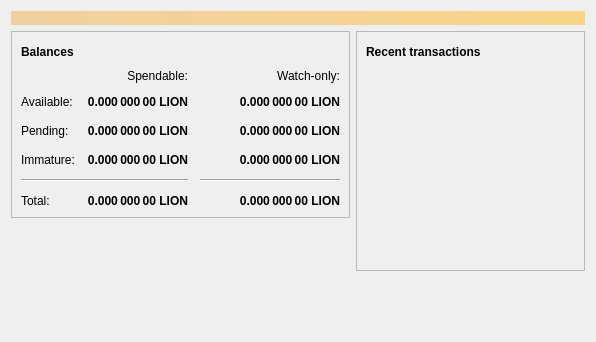
<?xml version="1.0" encoding="UTF-8"?>
<ui version="4.0">
 <class>OverviewPage</class>
 <widget class="QWidget" name="OverviewPage">
  <property name="geometry">
   <rect>
    <x>0</x>
    <y>0</y>
    <width>596</width>
    <height>342</height>
   </rect>
  </property>
  <property name="windowTitle">
   <string>Form</string>
  </property>
  <layout class="QVBoxLayout" name="topLayout">
   <item>
    <widget class="QLabel" name="labelAlerts">
     <property name="visible">
      <bool>false</bool>
     </property>
     <property name="styleSheet">
      <string notr="true">QLabel { background-color: qlineargradient(x1: 0, y1: 0, x2: 1, y2: 0, stop:0 #F0D0A0, stop:1 #F8D488); color:#000000; }</string>
     </property>
     <property name="wordWrap">
      <bool>true</bool>
     </property>
     <property name="margin">
      <number>3</number>
     </property>
     <property name="textInteractionFlags">
      <set>Qt::TextSelectableByMouse</set>
     </property>
    </widget>
   </item>
   <item>
    <layout class="QHBoxLayout" name="horizontalLayout" stretch="1,1">
     <item>
      <layout class="QVBoxLayout" name="verticalLayout_2">
       <item>
        <widget class="QFrame" name="frame">
         <property name="frameShape">
          <enum>QFrame::StyledPanel</enum>
         </property>
         <property name="frameShadow">
          <enum>QFrame::Raised</enum>
         </property>
         <layout class="QVBoxLayout" name="verticalLayout_4">
          <item>
           <layout class="QHBoxLayout" name="horizontalLayout_4">
            <item>
             <widget class="QLabel" name="label_5">
              <property name="font">
               <font>
                <weight>75</weight>
                <bold>true</bold>
               </font>
              </property>
              <property name="text">
               <string>Balances</string>
              </property>
             </widget>
            </item>
            <item>
             <widget class="QPushButton" name="labelWalletStatus">
              <property name="enabled">
               <bool>true</bool>
              </property>
              <property name="maximumSize">
               <size>
                <width>30</width>
                <height>16777215</height>
               </size>
              </property>
              <property name="toolTip">
               <string>The displayed information may be out of date. Your wallet automatically synchronizes with the Lioncoin network after a connection is established, but this process has not completed yet.</string>
              </property>
              <property name="text">
               <string/>
              </property>
              <property name="icon">
               <iconset resource="../bitcoin.qrc">
                <normaloff>:/icons/warning</normaloff>
                <disabledoff>:/icons/warning</disabledoff>:/icons/warning</iconset>
              </property>
              <property name="iconSize">
               <size>
                <width>24</width>
                <height>24</height>
               </size>
              </property>
              <property name="flat">
               <bool>true</bool>
              </property>
             </widget>
            </item>
            <item>
             <spacer name="horizontalSpacer_3">
              <property name="orientation">
               <enum>Qt::Horizontal</enum>
              </property>
              <property name="sizeHint" stdset="0">
               <size>
                <width>40</width>
                <height>20</height>
               </size>
              </property>
             </spacer>
            </item>
           </layout>
          </item>
          <item>
           <layout class="QGridLayout" name="gridLayout">
            <property name="spacing">
             <number>12</number>
            </property>
            <item row="2" column="2">
             <widget class="QLabel" name="labelWatchPending">
              <property name="font">
               <font>
                <weight>75</weight>
                <bold>true</bold>
               </font>
              </property>
              <property name="cursor">
               <cursorShape>IBeamCursor</cursorShape>
              </property>
              <property name="toolTip">
               <string>Unconfirmed transactions to watch-only addresses</string>
              </property>
              <property name="text">
               <string notr="true">0.000 000 00 LION</string>
              </property>
              <property name="alignment">
               <set>Qt::AlignRight|Qt::AlignTrailing|Qt::AlignVCenter</set>
              </property>
              <property name="textInteractionFlags">
               <set>Qt::LinksAccessibleByMouse|Qt::TextSelectableByKeyboard|Qt::TextSelectableByMouse</set>
              </property>
             </widget>
            </item>
            <item row="2" column="1">
             <widget class="QLabel" name="labelUnconfirmed">
              <property name="font">
               <font>
                <weight>75</weight>
                <bold>true</bold>
               </font>
              </property>
              <property name="cursor">
               <cursorShape>IBeamCursor</cursorShape>
              </property>
              <property name="toolTip">
               <string>Total of transactions that have yet to be confirmed, and do not yet count toward the spendable balance</string>
              </property>
              <property name="text">
               <string notr="true">0.000 000 00 LION</string>
              </property>
              <property name="alignment">
               <set>Qt::AlignRight|Qt::AlignTrailing|Qt::AlignVCenter</set>
              </property>
              <property name="textInteractionFlags">
               <set>Qt::LinksAccessibleByMouse|Qt::TextSelectableByKeyboard|Qt::TextSelectableByMouse</set>
              </property>
             </widget>
            </item>
            <item row="3" column="2">
             <widget class="QLabel" name="labelWatchImmature">
              <property name="font">
               <font>
                <weight>75</weight>
                <bold>true</bold>
               </font>
              </property>
              <property name="cursor">
               <cursorShape>IBeamCursor</cursorShape>
              </property>
              <property name="toolTip">
               <string>Mined balance in watch-only addresses that has not yet matured</string>
              </property>
              <property name="text">
               <string notr="true">0.000 000 00 LION</string>
              </property>
              <property name="alignment">
               <set>Qt::AlignRight|Qt::AlignTrailing|Qt::AlignVCenter</set>
              </property>
              <property name="textInteractionFlags">
               <set>Qt::LinksAccessibleByMouse|Qt::TextSelectableByKeyboard|Qt::TextSelectableByMouse</set>
              </property>
             </widget>
            </item>
            <item row="4" column="0" colspan="2">
             <widget class="Line" name="line">
              <property name="orientation">
               <enum>Qt::Horizontal</enum>
              </property>
             </widget>
            </item>
            <item row="4" column="2">
             <widget class="Line" name="lineWatchBalance">
              <property name="sizePolicy">
               <sizepolicy hsizetype="Preferred" vsizetype="Fixed">
                <horstretch>0</horstretch>
                <verstretch>0</verstretch>
               </sizepolicy>
              </property>
              <property name="minimumSize">
               <size>
                <width>140</width>
                <height>0</height>
               </size>
              </property>
              <property name="orientation">
               <enum>Qt::Horizontal</enum>
              </property>
             </widget>
            </item>
            <item row="5" column="0">
             <widget class="QLabel" name="labelTotalText">
              <property name="text">
               <string>Total:</string>
              </property>
             </widget>
            </item>
            <item row="3" column="1">
             <widget class="QLabel" name="labelImmature">
              <property name="font">
               <font>
                <weight>75</weight>
                <bold>true</bold>
               </font>
              </property>
              <property name="cursor">
               <cursorShape>IBeamCursor</cursorShape>
              </property>
              <property name="toolTip">
               <string>Mined balance that has not yet matured</string>
              </property>
              <property name="text">
               <string notr="true">0.000 000 00 LION</string>
              </property>
              <property name="alignment">
               <set>Qt::AlignRight|Qt::AlignTrailing|Qt::AlignVCenter</set>
              </property>
              <property name="textInteractionFlags">
               <set>Qt::LinksAccessibleByMouse|Qt::TextSelectableByKeyboard|Qt::TextSelectableByMouse</set>
              </property>
             </widget>
            </item>
            <item row="2" column="3">
             <spacer name="horizontalSpacer_2">
              <property name="orientation">
               <enum>Qt::Horizontal</enum>
              </property>
              <property name="sizeHint" stdset="0">
               <size>
                <width>40</width>
                <height>20</height>
               </size>
              </property>
             </spacer>
            </item>
            <item row="3" column="0">
             <widget class="QLabel" name="labelImmatureText">
              <property name="text">
               <string>Immature:</string>
              </property>
             </widget>
            </item>
            <item row="5" column="1">
             <widget class="QLabel" name="labelTotal">
              <property name="font">
               <font>
                <weight>75</weight>
                <bold>true</bold>
               </font>
              </property>
              <property name="cursor">
               <cursorShape>IBeamCursor</cursorShape>
              </property>
              <property name="toolTip">
               <string>Your current total balance</string>
              </property>
              <property name="text">
               <string notr="true">0.000 000 00 LION</string>
              </property>
              <property name="alignment">
               <set>Qt::AlignRight|Qt::AlignTrailing|Qt::AlignVCenter</set>
              </property>
              <property name="textInteractionFlags">
               <set>Qt::LinksAccessibleByMouse|Qt::TextSelectableByKeyboard|Qt::TextSelectableByMouse</set>
              </property>
             </widget>
            </item>
            <item row="5" column="2">
             <widget class="QLabel" name="labelWatchTotal">
              <property name="font">
               <font>
                <weight>75</weight>
                <bold>true</bold>
               </font>
              </property>
              <property name="cursor">
               <cursorShape>IBeamCursor</cursorShape>
              </property>
              <property name="toolTip">
               <string>Current total balance in watch-only addresses</string>
              </property>
              <property name="text">
               <string notr="true">0.000 000 00 LION</string>
              </property>
              <property name="alignment">
               <set>Qt::AlignRight|Qt::AlignTrailing|Qt::AlignVCenter</set>
              </property>
              <property name="textInteractionFlags">
               <set>Qt::LinksAccessibleByMouse|Qt::TextSelectableByKeyboard|Qt::TextSelectableByMouse</set>
              </property>
             </widget>
            </item>
            <item row="0" column="2">
             <widget class="QLabel" name="labelWatchonly">
              <property name="text">
               <string>Watch-only:</string>
              </property>
              <property name="alignment">
               <set>Qt::AlignRight|Qt::AlignTrailing|Qt::AlignVCenter</set>
              </property>
             </widget>
            </item>
            <item row="1" column="0">
             <widget class="QLabel" name="labelBalanceText">
              <property name="text">
               <string>Available:</string>
              </property>
             </widget>
            </item>
            <item row="1" column="1">
             <widget class="QLabel" name="labelBalance">
              <property name="font">
               <font>
                <weight>75</weight>
                <bold>true</bold>
               </font>
              </property>
              <property name="cursor">
               <cursorShape>IBeamCursor</cursorShape>
              </property>
              <property name="toolTip">
               <string>Your current spendable balance</string>
              </property>
              <property name="text">
               <string notr="true">0.000 000 00 LION</string>
              </property>
              <property name="alignment">
               <set>Qt::AlignRight|Qt::AlignTrailing|Qt::AlignVCenter</set>
              </property>
              <property name="textInteractionFlags">
               <set>Qt::LinksAccessibleByMouse|Qt::TextSelectableByKeyboard|Qt::TextSelectableByMouse</set>
              </property>
             </widget>
            </item>
            <item row="1" column="2">
             <widget class="QLabel" name="labelWatchAvailable">
              <property name="font">
               <font>
                <weight>75</weight>
                <bold>true</bold>
               </font>
              </property>
              <property name="cursor">
               <cursorShape>IBeamCursor</cursorShape>
              </property>
              <property name="toolTip">
               <string>Your current balance in watch-only addresses</string>
              </property>
              <property name="text">
               <string notr="true">0.000 000 00 LION</string>
              </property>
              <property name="alignment">
               <set>Qt::AlignRight|Qt::AlignTrailing|Qt::AlignVCenter</set>
              </property>
              <property name="textInteractionFlags">
               <set>Qt::LinksAccessibleByMouse|Qt::TextSelectableByKeyboard|Qt::TextSelectableByMouse</set>
              </property>
             </widget>
            </item>
            <item row="2" column="0">
             <widget class="QLabel" name="labelPendingText">
              <property name="text">
               <string>Pending:</string>
              </property>
             </widget>
            </item>
            <item row="0" column="1">
             <widget class="QLabel" name="labelSpendable">
              <property name="text">
               <string>Spendable:</string>
              </property>
              <property name="alignment">
               <set>Qt::AlignRight|Qt::AlignTrailing|Qt::AlignVCenter</set>
              </property>
             </widget>
            </item>
           </layout>
          </item>
         </layout>
        </widget>
       </item>
       <item>
        <spacer name="verticalSpacer">
         <property name="orientation">
          <enum>Qt::Vertical</enum>
         </property>
         <property name="sizeHint" stdset="0">
          <size>
           <width>20</width>
           <height>40</height>
          </size>
         </property>
        </spacer>
       </item>
      </layout>
     </item>
     <item>
      <layout class="QVBoxLayout" name="verticalLayout_3">
       <item>
        <widget class="QFrame" name="frame_2">
         <property name="frameShape">
          <enum>QFrame::StyledPanel</enum>
         </property>
         <property name="frameShadow">
          <enum>QFrame::Raised</enum>
         </property>
         <layout class="QVBoxLayout" name="verticalLayout">
          <item>
           <layout class="QHBoxLayout" name="horizontalLayout_2">
            <item>
             <widget class="QLabel" name="label_4">
              <property name="font">
               <font>
                <weight>75</weight>
                <bold>true</bold>
               </font>
              </property>
              <property name="text">
               <string>Recent transactions</string>
              </property>
             </widget>
            </item>
            <item>
             <widget class="QPushButton" name="labelTransactionsStatus">
              <property name="enabled">
               <bool>true</bool>
              </property>
              <property name="maximumSize">
               <size>
                <width>30</width>
                <height>16777215</height>
               </size>
              </property>
              <property name="toolTip">
               <string>The displayed information may be out of date. Your wallet automatically synchronizes with the Lioncoin network after a connection is established, but this process has not completed yet.</string>
              </property>
              <property name="text">
               <string/>
              </property>
              <property name="icon">
               <iconset resource="../bitcoin.qrc">
                <normaloff>:/icons/warning</normaloff>
                <disabledoff>:/icons/warning</disabledoff>:/icons/warning</iconset>
              </property>
              <property name="iconSize">
               <size>
                <width>24</width>
                <height>24</height>
               </size>
              </property>
              <property name="flat">
               <bool>true</bool>
              </property>
             </widget>
            </item>
            <item>
             <spacer name="horizontalSpacer">
              <property name="orientation">
               <enum>Qt::Horizontal</enum>
              </property>
              <property name="sizeHint" stdset="0">
               <size>
                <width>40</width>
                <height>20</height>
               </size>
              </property>
             </spacer>
            </item>
           </layout>
          </item>
          <item>
           <widget class="QListView" name="listTransactions">
            <property name="styleSheet">
             <string notr="true">QListView { background: transparent; }</string>
            </property>
            <property name="frameShape">
             <enum>QFrame::NoFrame</enum>
            </property>
            <property name="verticalScrollBarPolicy">
             <enum>Qt::ScrollBarAlwaysOff</enum>
            </property>
            <property name="horizontalScrollBarPolicy">
             <enum>Qt::ScrollBarAlwaysOff</enum>
            </property>
            <property name="selectionMode">
             <enum>QAbstractItemView::NoSelection</enum>
            </property>
           </widget>
          </item>
         </layout>
        </widget>
       </item>
       <item>
        <spacer name="verticalSpacer_2">
         <property name="orientation">
          <enum>Qt::Vertical</enum>
         </property>
         <property name="sizeHint" stdset="0">
          <size>
           <width>20</width>
           <height>40</height>
          </size>
         </property>
        </spacer>
       </item>
      </layout>
     </item>
    </layout>
   </item>
  </layout>
 </widget>
 <resources/>
 <connections/>
</ui>
